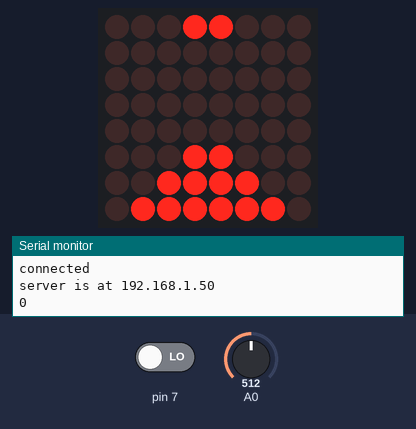
The sketch below on a simulated Arduino Uno, built with avr-gcc and run on an emulated ATmega328P. Shown: 8×8 LED matrix, the last lines printed to the serial monitor. Inputs (shaded band) come from the test bench; at power-on: pin 7 LOW, A0 = 512. WiFi joins after 1.5 s; servers stay silent unless stated; uploads are accepted with an empty reply.

Above: at 3.9 s.
4.0 s: pin 7 driven HIGH
At 4.48 s:
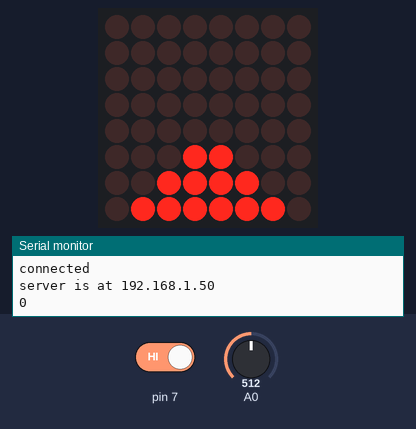
At 6.25 s:
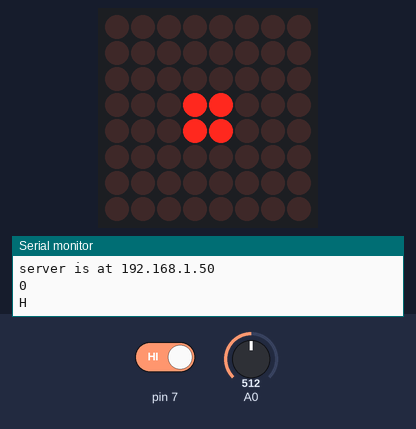
8.3 s: A0 set to 900
At 8.82 s:
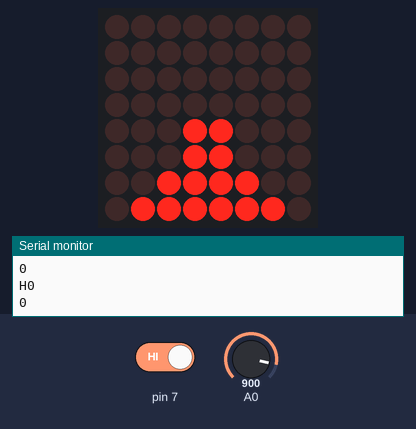
12.6 s: A0 set to 1023
Timing chart, 0 to 15.6 s (numbered marks = the images above; inputs shaded):
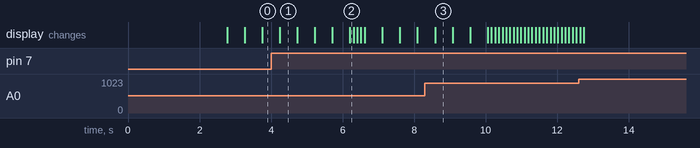

Measured:
- after the input at 4.0 s, the display: first differs from a run without the input after 2.2 s (image 2)
- what the display in image 1 shows lasts 0.5 s, from 4.2 s to 4.7 s

The sketch:

matrix8x8_modfied.ino
```cpp
static const uint8_t PROGMEM
  smile_bmp[] =
  { B00000000,
    B00000000,
    B00000000,
    B00011000,
    B00011000,
    B00000000,
    B00000000,
    B00000000},
  smile2_bmp[] =
  { B00000000,
    B00000000,
    B00111100,
    B00100100,
    B00100100,
    B00111100,
    B00000000,
    B00000000},
  neutral_bmp[] =
  { B00000000,
    B01111110,
    B01000010,
    B01000010,
    B01000010,
    B01000010,
    B01111110,
    B00000000 },
  frown_bmp[] =
  { B11111111,
    B10000001,
    B10000001,
    B10000001,
    B10000001,
    B10000001,
    B10000001,
    B11111111 },

  other_bmp1[] =
  { B00011000,
    B00011000,
    B00011000,
    B00000000,
    B00000000,
    B00011000,
    B00111100,
    B01111110 },
  other_bmp2[] =
  { B00011000,
    B00011000,
    B00000000,
    B00000000,
    B00000000,
    B00011000,
    B00111100,
    B01111110 },
  other_bmp3[] =
  { B00011000,
    B00000000,
    B00000000,
    B00000000,
    B00000000,
    B00011000,
    B00111100,
    B01111110 },
  other_bmp4[] =
  { B00000000,
    B00000000,
    B00000000,
    B00000000,
    B00000000,
    B00011000,
    B00111100,
    B01111110 },
  other_bmp5[] =
  { B00000000,
    B00000000,
    B00000000,
    B00000000,
    B00011000,
    B00011000,
    B00111100,
    B01111110 },
  other_bmp6[] =
  { B00000000,
    B00000000,
    B00011000,
    B00011000,
    B00011000,
    B00011000,
    B00111100,
    B01111110 },
  other_bmp7[] =
  { B00000000,
    B00011000,
    B00011000,
    B00011000,
    B00000000,
    B00011000,
    B00111100,
    B01111110 };

#include <Dhcp.h>
#include <Dns.h>
#include <Ethernet2.h>
#include <EthernetClient.h>
#include <EthernetServer.h>
#include <EthernetUdp2.h>
#include <Twitter.h>
#include <SPI.h>
#include <util.h>
#include <PubSubClient.h>
#include <Wire.h>
#include "Adafruit_LEDBackpack.h"
#include "Adafruit_GFX.h"

void callback(char* topic, byte* payload, unsigned int length) {
  Serial.print("Payload: ");
  Serial.write(payload, length);
  Serial.println();
}

static const uint8_t target[] = "192.168.1.84";
char server[] = "jessica@192.168.1.79";
byte mac[] = { 0xDE, 0xAD, 0xBE, 0xEF, 0xFE, 0xED };
IPAddress ip(192, 168, 0, 177);
EthernetClient client;

PubSubClient pubsub("https://A3RP95Y8XH0VYD.iot.us-east-1.amazonaws.com",1883,callback,client);

Adafruit_8x8matrix matrix = Adafruit_8x8matrix();

void setup() {

  pinMode(A0,INPUT);
  pinMode(A1,INPUT);
  Serial.begin(9600);
  matrix.begin(0x70);  // pass in the address

  if (Ethernet.begin(mac) == 0) {
    Serial.println("Failed to configure Ethernet using DHCP");
    // no point in carrying on, so do nothing forevermore:
    // try to congifure using IP address instead of DHCP:
    Ethernet.begin(mac, ip);
  }
  // give the Ethernet shield a second to initialize:
  delay(1000);
  Serial.println("connecting...");

  // if you get a connection, report back via serial:
  if (client.connect(server, 80)) {
    Serial.println("connected");
    Serial.print("server is at ");
    Serial.println(Ethernet.localIP());
    // Make a HTTP request:
    client.println("GET /search?q=arduino HTTP/1.1");
    client.println("Host: www.google.com");
    client.println("Connection: close");
    client.println();
  }else {
    // kf you didn't get a connection to the server:
    Serial.println("connection failed");
  }
}

void loop() {
  // If button is down
 if( digitalRead(7) == HIGH ){
      char payload[] = "Button Pushed";
      pushAnim();
      boolean published = pubsub.publish("update",payload);
      Serial.println(published);
  }


  if (client.available()) {
    char payload[] = "I'm Here";
    boolean published = pubsub.publish("update",payload);
    Serial.println(published);
    connectedAnim();
    char c = client.read();
    Serial.print(c);
  }

  if (!client.connected()) {
    IPErrorAnim();
    Serial.println();
    Serial.println("disconnecting.");
    client.stop();
  }

//   if (client.connect("arduinoClient", "USERNAME", "PASSWORD")) {
//    client.publish("outTopic","hello world");
//    client.subscribe("inTopic");
//  }

}

static const uint8_t PROGMEM
invalidIP1[] = {
  B00000000,
  B00000000,
  B00011000,
  B00000000,
  B00000000,
  B00011000,
  B00000000,
  B00000000,
},
invalidIP2[] = {
  B00000000,
  B00000000,
  B00000000,
  B00011000,
  B00011000,
  B00000000,
  B00000000,
  B00000000,
};

void IPErrorAnim(){
  matrix.clear();
  matrix.drawBitmap(0,0,invalidIP1,8,8,LED_ON);
  matrix.writeDisplay();
  delay(200);
  matrix.drawBitmap(0,0,invalidIP2,8,8,LED_ON);
  matrix.writeDisplay();
  delay(200);
}

void pushAnim(){
  matrix.clear();
    matrix.drawBitmap(0, 0, smile_bmp, 8, 8, LED_ON);
    matrix.writeDisplay();
    delay(100);
    matrix.clear();
    matrix.drawBitmap(0, 0, smile2_bmp, 8, 8, LED_ON);
    matrix.writeDisplay();
    delay(100);
    matrix.clear();
    matrix.drawBitmap(0, 0, frown_bmp, 8, 8, LED_ON);
    matrix.writeDisplay();
    delay(100);
    matrix.clear();
    matrix.drawBitmap(0, 0, neutral_bmp, 8, 8, LED_ON);
    matrix.writeDisplay();
    delay(100);
}

void disconnectedAnim(){
  int wait = analogRead(A0);

    matrix.clear();
    matrix.drawBitmap(0, 0, smile_bmp, 8, 8, LED_ON);
    matrix.writeDisplay();
    delay(wait);
    matrix.clear();
    matrix.drawBitmap(0, 0, smile2_bmp, 8, 8, LED_ON);
    matrix.writeDisplay();
    delay(wait);
    matrix.clear();
    matrix.drawBitmap(0, 0, frown_bmp, 8, 8, LED_ON);
    matrix.writeDisplay();
    delay(wait);
    matrix.clear();
    matrix.drawBitmap(0, 0, neutral_bmp, 8, 8, LED_ON);
    matrix.writeDisplay();
    delay(wait);
}

void connectedAnim(){

  int wait = 1000-analogRead(A0);
  boolean subscribed = pubsub.subscribe("update");
  //Serial.println(subscribed);

    matrix.clear();
    matrix.drawBitmap(0, 0, other_bmp1, 8, 8, LED_ON);
    matrix.writeDisplay();
    delay(wait);
    matrix.clear();
    matrix.drawBitmap(0, 0, other_bmp2, 8, 8, LED_ON);
    matrix.writeDisplay();
    delay(wait);
    matrix.clear();
    matrix.drawBitmap(0, 0, other_bmp3, 8, 8, LED_ON);
    matrix.writeDisplay();
    delay(wait);
    matrix.clear();
    matrix.drawBitmap(0, 0, other_bmp4, 8, 8, LED_ON);
    matrix.writeDisplay();
    delay(wait);
    matrix.clear();
    matrix.drawBitmap(0, 0, other_bmp5, 8, 8, LED_ON);
    matrix.writeDisplay();
    delay(wait);
    matrix.clear();
    matrix.drawBitmap(0, 0, other_bmp6, 8, 8, LED_ON);
    matrix.writeDisplay();
    delay(wait);
    matrix.clear();
    matrix.drawBitmap(0, 0, other_bmp7, 8, 8, LED_ON);
    matrix.writeDisplay();
    delay(wait);
}
```
